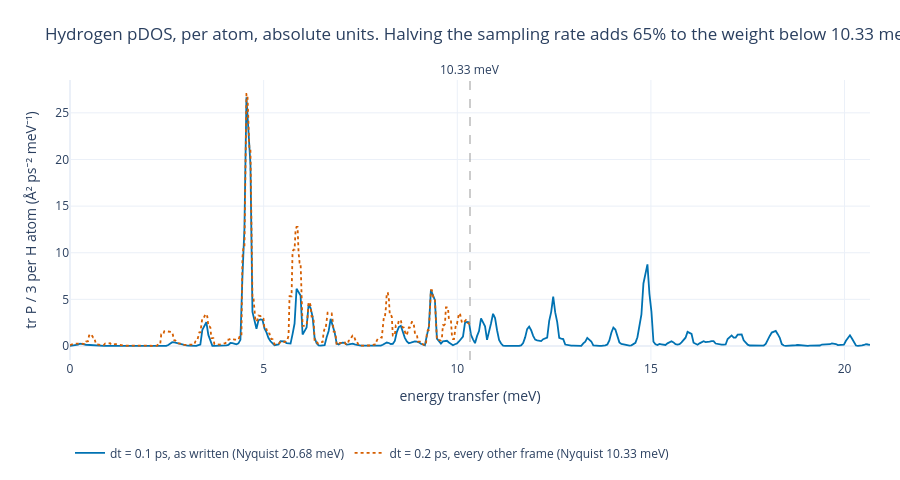

Write notebook code for a chart like this one.
### Markdown cell above
### 9.1 The frame spacing decides everything, and it was not chosen for this

`dt` is **not** a guess. Every frame's `info` carries `time` and `step` together with a
`units` dictionary that states `"time": "fs"`, and the frames run `step` 0, 100,
200 … at `time` 0.0, 100.0, 200.0 fs — a 1 fs integration timestep dumped every 100
steps. `make_interactive_data.benzene_dt` re-derives that from the file at build time and
raises if the spacing is non-uniform or disagrees with the `BENZENE_DT = 0.1` constant,
because every energy in this section scales inversely with it.

A 0.1 ps dump interval puts the Nyquist limit at **20.68 meV**. Benzene's lowest
intramolecular mode is at about 49 meV. So:

- the external modes, 24 of the cell's 144 degrees of freedom, are resolved;
- the other 120 — **83% of the kinetic energy** — are above the limit and do not
  simply go missing. They fold back. The ν₁₆ ring bend at 49 meV aliases to
  `|49 - 2 x 20.68| = 7.6 meV`, straight into the middle of the lattice band.

`VelocityTrajectory.validate_sampling` does refuse an `e_max` above the limit, which is
why `velocity_spectral_density` is called here with a grid that stops just short of it.
What it cannot do is warn about power that was already above the limit when the file was
written. Aliasing is irreversible after the fact, which is exactly why the package
raises rather than warns.

The next panel measures the folding instead of asserting it. Throw away every second
frame: `dt` becomes 0.2 ps, the Nyquist limit halves to 10.33 meV, and any weight that
appears below 10.33 meV that was not there before is weight that folded down. It is a
lower bound on the aliasing already present at 0.1 ps, obtained without any reference.

### Code cell
figure = go.Figure()

full = bz["benzene_grid_H"][-1, -1]  # full length, longest segment, dt = 0.1 ps
decimated = bz["benzene_decimated_H"][1]  # dt = 0.2 ps
low_top = float(BZ_LOW_E[-1])

figure.add_trace(
    go.Scatter(
        x=BZ_E,
        y=np.round(full, 6),
        name="dt = 0.1 ps, as written (Nyquist 20.68 meV)",
        line={"color": HYDROGEN, "width": 1.8},
    )
)
figure.add_trace(
    go.Scatter(
        x=BZ_LOW_E,
        y=np.round(decimated, 6),
        name="dt = 0.2 ps, every other frame (Nyquist 10.33 meV)",
        line={"color": CATEGORY[1], "width": 1.8, "dash": "dot"},
    )
)
figure.add_vline(
    x=low_top,
    line={"color": "#999999", "width": 1, "dash": "dash"},
    annotation_text="10.33 meV",
    annotation_position="top",
)

integrals = bz["benzene_decimated_H_integral"]
figure.update_layout(
    **LAYOUT,
    title=(
        "Hydrogen pDOS, per atom, absolute units. Halving the sampling rate adds "
        f"{integrals[1] / integrals[0] - 1:.0%} to the weight below 10.33 meV"
    ),
    xaxis_title="energy transfer (meV)",
    yaxis_title="tr P / 3 per H atom (Å² ps⁻² meV⁻¹)",
    legend={"orientation": "h", "y": -0.28},
    height=480,
)
figure

### Figure 1 — Plotly figure (JSON) as saved in the notebook; plotly's stock layout.template omitted (floating-point values rounded to 4 significant figures; data arrays with more than 128 entries replaced by an {"elided": "..."} marker saying what was removed)
{"data": [{"line": {"color": "#0072B2", "width": 1.8}, "name": "dt = 0.1 ps, as written (Nyquist 20.68 meV)", "type": "scatter", "x": {"elided": "400 float values"}, "y": {"elided": "400 float values"}}, {"line": {"color": "#D55E00", "dash": "dot", "width": 1.8}, "name": "dt = 0.2 ps, every other frame (Nyquist 10.33 meV)", "type": "scatter", "x": {"elided": "400 float values"}, "y": {"elided": "400 float values"}}], "layout": {"annotations": [{"showarrow": false, "text": "10.33 meV", "x": 10.33, "xanchor": "center", "xref": "x", "y": 1, "yanchor": "bottom", "yref": "y domain"}], "font": {"size": 12}, "height": 480, "hovermode": "x unified", "legend": {"orientation": "h", "y": -0.28}, "margin": {"b": 60, "l": 70, "r": 30, "t": 80}, "shapes": [{"line": {"color": "#999999", "dash": "dash", "width": 1}, "type": "line", "x0": 10.33, "x1": 10.33, "xref": "x", "y0": 0, "y1": 1, "yref": "y domain"}], "title": {"text": "Hydrogen pDOS, per atom, absolute units. Halving the sampling rate adds 65% to the weight below 10.33 meV"}, "xaxis": {"title": {"text": "energy transfer (meV)"}}, "yaxis": {"title": {"text": "tr P / 3 per H atom (Å² ps⁻² meV⁻¹)"}}}}
